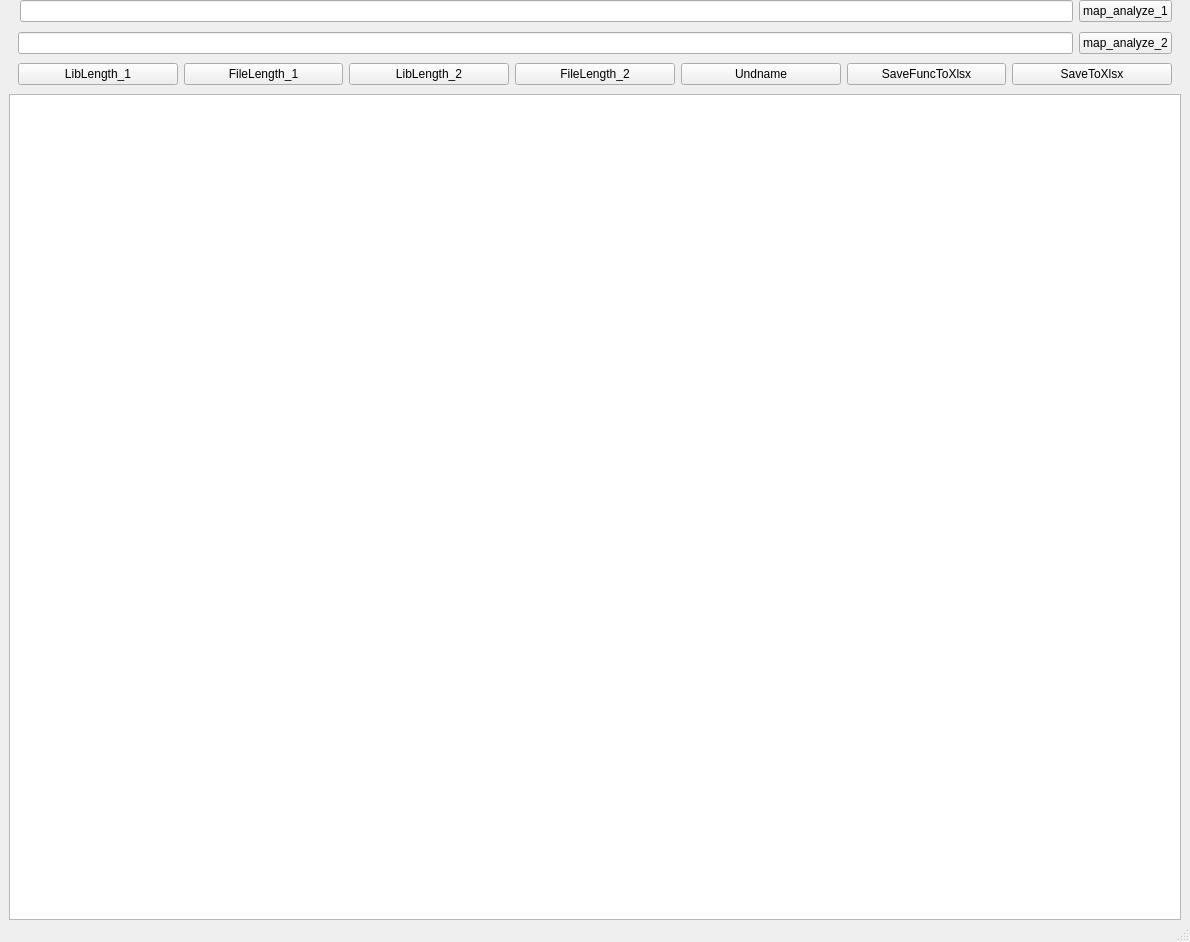
<?xml version="1.0" encoding="UTF-8"?>
<ui version="4.0">
 <class>MainWindow</class>
 <widget class="QMainWindow" name="MainWindow">
  <property name="geometry">
   <rect>
    <x>0</x>
    <y>0</y>
    <width>1190</width>
    <height>942</height>
   </rect>
  </property>
  <property name="windowTitle">
   <string>MainWindow</string>
  </property>
  <widget class="QWidget" name="centralwidget">
   <layout class="QVBoxLayout" name="verticalLayout">
    <property name="spacing">
     <number>0</number>
    </property>
    <property name="topMargin">
     <number>0</number>
    </property>
    <property name="bottomMargin">
     <number>0</number>
    </property>
    <item>
     <widget class="QWidget" name="widget_open_pan" native="true">
      <layout class="QHBoxLayout" name="horizontalLayout">
       <property name="leftMargin">
        <number>11</number>
       </property>
       <property name="topMargin">
        <number>0</number>
       </property>
       <property name="bottomMargin">
        <number>10</number>
       </property>
       <item>
        <widget class="QLineEdit" name="lineEdit_file_path"/>
       </item>
       <item>
        <widget class="QPushButton" name="pushButton_analyze">
         <property name="text">
          <string>map_analyze_1</string>
         </property>
        </widget>
       </item>
      </layout>
     </widget>
    </item>
    <item>
     <widget class="QWidget" name="widget_open_pan_2" native="true">
      <layout class="QHBoxLayout" name="horizontalLayout_2">
       <property name="topMargin">
        <number>0</number>
       </property>
       <property name="bottomMargin">
        <number>0</number>
       </property>
       <item>
        <widget class="QLineEdit" name="lineEdit_file_path_2"/>
       </item>
       <item>
        <widget class="QPushButton" name="pushButton_analyze_2">
         <property name="text">
          <string>map_analyze_2</string>
         </property>
        </widget>
       </item>
      </layout>
     </widget>
    </item>
    <item>
     <widget class="QWidget" name="widget_action_pan" native="true">
      <property name="sizePolicy">
       <sizepolicy hsizetype="Preferred" vsizetype="Fixed">
        <horstretch>0</horstretch>
        <verstretch>0</verstretch>
       </sizepolicy>
      </property>
      <property name="minimumSize">
       <size>
        <width>0</width>
        <height>40</height>
       </size>
      </property>
      <layout class="QGridLayout" name="gridLayout_2">
       <item row="0" column="3">
        <widget class="QPushButton" name="pushButton_file_length_2">
         <property name="text">
          <string>FileLength_2</string>
         </property>
        </widget>
       </item>
       <item row="0" column="2">
        <widget class="QPushButton" name="pushButton_lib_length_2">
         <property name="text">
          <string>LibLength_2</string>
         </property>
        </widget>
       </item>
       <item row="0" column="6">
        <widget class="QPushButton" name="pushButton_save_to_xlsx">
         <property name="text">
          <string>SaveToXlsx</string>
         </property>
        </widget>
       </item>
       <item row="0" column="1">
        <widget class="QPushButton" name="pushButton_file_length">
         <property name="text">
          <string>FileLength_1</string>
         </property>
        </widget>
       </item>
       <item row="0" column="0">
        <widget class="QPushButton" name="pushButton_lib_length">
         <property name="text">
          <string>LibLength_1</string>
         </property>
        </widget>
       </item>
       <item row="0" column="4">
        <widget class="QPushButton" name="pushButton_undname">
         <property name="text">
          <string>Undname</string>
         </property>
        </widget>
       </item>
       <item row="0" column="5">
        <widget class="QPushButton" name="pushButton_save_func_to_xlsx">
         <property name="text">
          <string>SaveFuncToXlsx</string>
         </property>
        </widget>
       </item>
      </layout>
     </widget>
    </item>
    <item>
     <widget class="QPlainTextEdit" name="plainTextEdit"/>
    </item>
   </layout>
  </widget>
  <widget class="QMenuBar" name="menubar">
   <property name="geometry">
    <rect>
     <x>0</x>
     <y>0</y>
     <width>1190</width>
     <height>26</height>
    </rect>
   </property>
  </widget>
  <widget class="QStatusBar" name="statusbar"/>
 </widget>
 <resources/>
 <connections/>
</ui>
